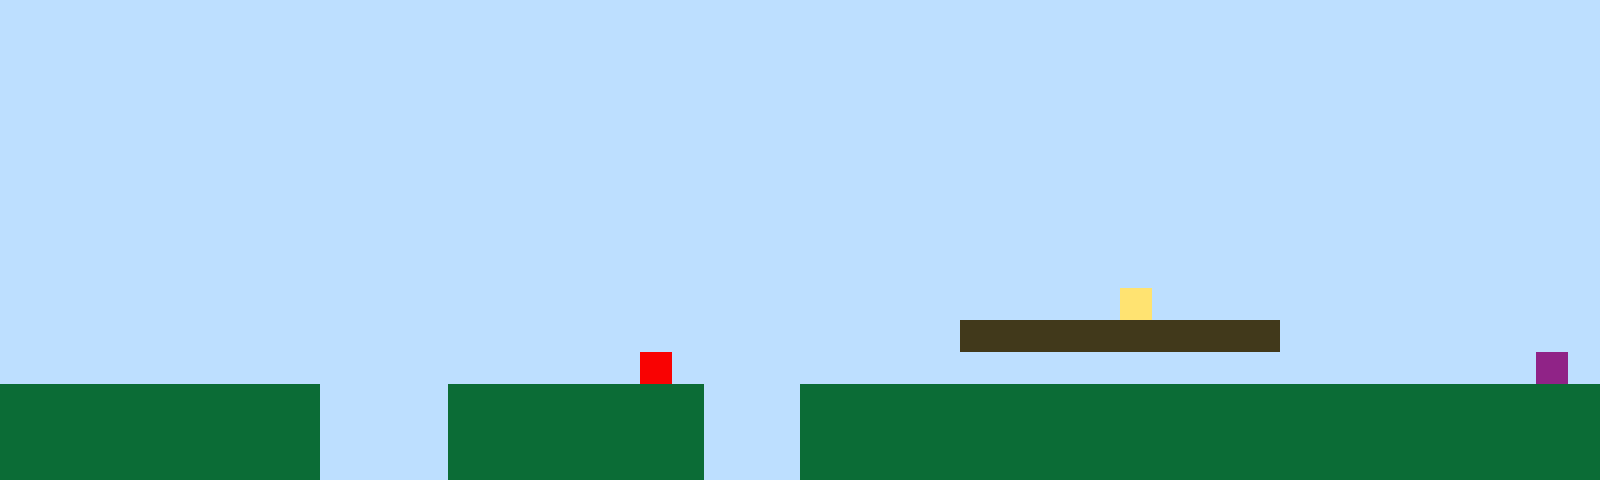

Tiled map render using the project's own tile images. Description and the whole map definition, tile-layer contents included, below:
An orthogonal 50x15 tile map with 32x32 px tiles, 1 tile layer (Tile Layer 1).

<map version="1.10" tiledversion="1.11.2" orientation="orthogonal" renderorder="right-up" width="50" height="15" tilewidth="32" tileheight="32" infinite="0" nextlayerid="2" nextobjectid="1"><editorsettings><export target="map1.csv" format="csv" /></editorsettings><tileset firstgid="1" name="sprites" tilewidth="32" tileheight="32" tilecount="6" columns="3"><image source="sprites.png" width="96" height="64" /></tileset><layer id="1" name="Tile Layer 1" width="50" height="15"><data encoding="csv">1,1,1,1,1,1,1,1,1,1,1,1,1,1,1,1,1,1,1,1,1,1,1,1,1,1,1,1,1,1,1,1,1,1,1,1,1,1,1,1,1,1,1,1,1,1,1,1,1,1,1,1,1,1,1,1,1,1,1,1,1,1,1,1,1,1,1,1,1,1,1,1,1,1,1,1,1,1,1,1,1,1,1,1,1,1,1,1,1,1,1,1,1,1,1,1,1,1,1,1,1,1,1,1,1,1,1,1,1,1,1,1,1,1,1,1,1,1,1,1,1,1,1,1,1,1,1,1,1,1,1,1,1,1,1,1,1,1,1,1,1,1,1,1,1,1,1,1,1,1,1,1,1,1,1,1,1,1,1,1,1,1,1,1,1,1,1,1,1,1,1,1,1,1,1,1,1,1,1,1,1,1,1,1,1,1,1,1,1,1,1,1,1,1,1,1,1,1,1,1,1,1,1,1,1,1,1,1,1,1,1,1,1,1,1,1,1,1,1,1,1,1,1,1,1,1,1,1,1,1,1,1,1,1,1,1,1,1,1,1,1,1,1,1,1,1,1,1,1,1,1,1,1,1,1,1,1,1,1,1,1,1,1,1,1,1,1,1,1,1,1,1,1,1,1,1,1,1,1,1,1,1,1,1,1,1,1,1,1,1,1,1,1,1,1,1,1,1,1,1,1,1,1,1,1,1,1,1,1,1,1,1,1,1,1,1,1,1,1,1,1,1,1,1,1,1,1,1,1,1,1,1,1,1,1,1,1,1,1,1,1,1,1,1,1,1,1,1,1,1,1,1,1,1,1,1,1,1,1,1,1,1,1,1,1,1,1,1,1,1,1,1,1,1,1,1,1,1,1,1,1,1,1,1,1,1,1,1,1,1,1,1,1,1,1,1,1,1,1,1,1,1,1,1,1,1,1,1,1,1,1,1,1,1,1,1,1,1,1,1,1,1,1,1,1,1,1,1,1,1,1,1,1,1,1,1,1,1,1,1,1,1,1,1,1,1,1,1,1,1,1,1,1,1,1,1,1,1,1,1,1,1,1,1,1,1,1,1,1,1,1,1,1,1,1,1,1,1,1,1,1,1,1,1,1,4,1,1,1,1,1,1,1,1,1,1,1,1,1,1,1,1,1,1,1,1,1,1,1,1,1,1,1,1,1,1,1,1,1,1,1,1,1,1,1,1,1,1,1,1,3,3,3,3,3,3,3,3,3,3,1,1,1,1,1,1,1,1,1,1,1,1,1,1,1,1,1,1,1,1,1,1,1,1,1,1,1,1,1,1,5,1,1,1,1,1,1,1,1,1,1,1,1,1,1,1,1,1,1,1,1,1,1,1,1,1,1,1,6,1,2,2,2,2,2,2,2,2,2,2,1,1,1,1,2,2,2,2,2,2,2,2,1,1,1,2,2,2,2,2,2,2,2,2,2,2,2,2,2,2,2,2,2,2,2,2,2,2,2,2,2,2,2,2,2,2,2,2,2,2,1,1,1,1,2,2,2,2,2,2,2,2,1,1,1,2,2,2,2,2,2,2,2,2,2,2,2,2,2,2,2,2,2,2,2,2,2,2,2,2,2,2,2,2,2,2,2,2,2,2,1,1,1,1,2,2,2,2,2,2,2,2,1,1,1,2,2,2,2,2,2,2,2,2,2,2,2,2,2,2,2,2,2,2,2,2,2,2,2,2</data></layer></map>
